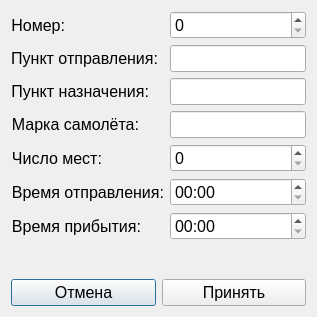
<?xml version="1.0" encoding="UTF-8"?>
<ui version="4.0">
 <class>AddFlightDialog</class>
 <widget class="QDialog" name="AddFlightDialog">
  <property name="geometry">
   <rect>
    <x>0</x>
    <y>0</y>
    <width>317</width>
    <height>317</height>
   </rect>
  </property>
  <property name="sizePolicy">
   <sizepolicy hsizetype="Expanding" vsizetype="Expanding">
    <horstretch>0</horstretch>
    <verstretch>0</verstretch>
   </sizepolicy>
  </property>
  <property name="font">
   <font>
    <pointsize>12</pointsize>
   </font>
  </property>
  <property name="windowTitle">
   <string>Dialog</string>
  </property>
  <layout class="QVBoxLayout" name="verticalLayout">
   <item>
    <layout class="QFormLayout" name="formLayout">
     <item row="0" column="0">
      <widget class="QLabel" name="numberLabel">
       <property name="sizePolicy">
        <sizepolicy hsizetype="Preferred" vsizetype="Preferred">
         <horstretch>0</horstretch>
         <verstretch>0</verstretch>
        </sizepolicy>
       </property>
       <property name="text">
        <string>Номер:</string>
       </property>
       <property name="alignment">
        <set>Qt::AlignRight|Qt::AlignTrailing|Qt::AlignVCenter</set>
       </property>
      </widget>
     </item>
     <item row="1" column="0">
      <widget class="QLabel" name="departurePointLabel">
       <property name="text">
        <string>Пункт отправления:</string>
       </property>
       <property name="alignment">
        <set>Qt::AlignRight|Qt::AlignTrailing|Qt::AlignVCenter</set>
       </property>
      </widget>
     </item>
     <item row="1" column="1">
      <widget class="QLineEdit" name="departurePointLine"/>
     </item>
     <item row="2" column="0">
      <widget class="QLabel" name="arrivalPointLabel">
       <property name="text">
        <string>Пункт назначения:</string>
       </property>
       <property name="alignment">
        <set>Qt::AlignRight|Qt::AlignTrailing|Qt::AlignVCenter</set>
       </property>
      </widget>
     </item>
     <item row="2" column="1">
      <widget class="QLineEdit" name="arrivalPointLine"/>
     </item>
     <item row="3" column="0">
      <widget class="QLabel" name="markLable">
       <property name="text">
        <string>Марка самолёта:</string>
       </property>
       <property name="alignment">
        <set>Qt::AlignRight|Qt::AlignTrailing|Qt::AlignVCenter</set>
       </property>
      </widget>
     </item>
     <item row="3" column="1">
      <widget class="QLineEdit" name="markLine"/>
     </item>
     <item row="4" column="0">
      <widget class="QLabel" name="numberSeatsLable">
       <property name="text">
        <string>Число мест:</string>
       </property>
       <property name="alignment">
        <set>Qt::AlignRight|Qt::AlignTrailing|Qt::AlignVCenter</set>
       </property>
      </widget>
     </item>
     <item row="5" column="0">
      <widget class="QLabel" name="departureTimeLabel">
       <property name="text">
        <string>Время отправления:</string>
       </property>
       <property name="alignment">
        <set>Qt::AlignRight|Qt::AlignTrailing|Qt::AlignVCenter</set>
       </property>
      </widget>
     </item>
     <item row="6" column="0">
      <widget class="QLabel" name="arrivalTimeLabel">
       <property name="text">
        <string>Время прибытия:</string>
       </property>
       <property name="alignment">
        <set>Qt::AlignRight|Qt::AlignTrailing|Qt::AlignVCenter</set>
       </property>
      </widget>
     </item>
     <item row="0" column="1">
      <widget class="QSpinBox" name="numberLine">
       <property name="maximum">
        <number>999999999</number>
       </property>
      </widget>
     </item>
     <item row="4" column="1">
      <widget class="QSpinBox" name="numbersSeatsLine">
       <property name="maximum">
        <number>1000</number>
       </property>
      </widget>
     </item>
     <item row="5" column="1">
      <widget class="QTimeEdit" name="departureTimeLine">
       <property name="maximumDate">
        <date>
         <year>2000</year>
         <month>1</month>
         <day>1</day>
        </date>
       </property>
       <property name="displayFormat">
        <string>HH:mm</string>
       </property>
      </widget>
     </item>
     <item row="6" column="1">
      <widget class="QTimeEdit" name="arrivalTimeLine">
       <property name="maximumDate">
        <date>
         <year>2000</year>
         <month>1</month>
         <day>1</day>
        </date>
       </property>
       <property name="displayFormat">
        <string>HH:mm</string>
       </property>
      </widget>
     </item>
    </layout>
   </item>
   <item>
    <widget class="QLabel" name="errorLabel">
     <property name="text">
      <string/>
     </property>
     <property name="alignment">
      <set>Qt::AlignCenter</set>
     </property>
    </widget>
   </item>
   <item>
    <layout class="QHBoxLayout" name="horizontalLayout">
     <item>
      <widget class="QPushButton" name="rejectButton">
       <property name="text">
        <string>Отмена</string>
       </property>
      </widget>
     </item>
     <item>
      <widget class="QPushButton" name="acceptButton">
       <property name="text">
        <string>Принять</string>
       </property>
      </widget>
     </item>
    </layout>
   </item>
  </layout>
 </widget>
 <resources/>
 <connections/>
</ui>
